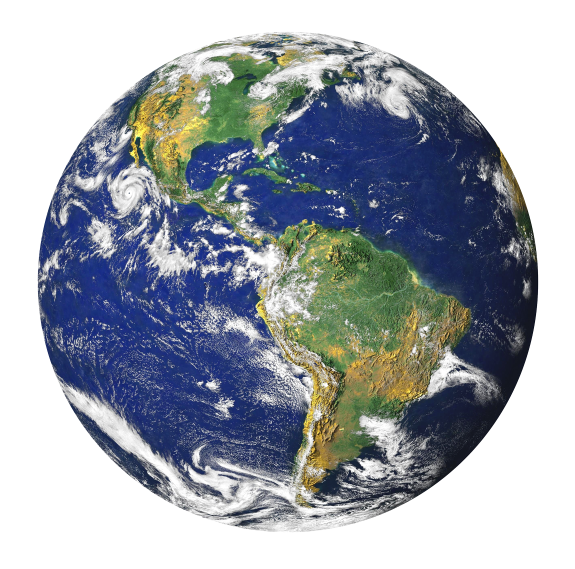
#> input picture earth.png, 1150 x 1137 px (shown at 1/2 size)
$ jupyter execute testing.ipynb
#> lines starting #> are read from the running program, lines starting #| are printed output that depends on the picture; after the words box and inside, x2 and y2 are one past the last pixel; in counts of white or black regions, pixels touching at a corner belong together
[cell 1]
from PIL import Image
import numpy as np
import matplotlib.pyplot as plt

[cell 2]
img = Image.open("earth.png")
#> img is the input picture: PIL image 1150x1137 RGBA; mean R, G, B, A 158.9, 164.9, 173.1, 153.5
img

[cell 3]
compressed_size = (21, 21)
img_compressed = img.resize(compressed_size, resample=Image.Resampling.BILINEAR)
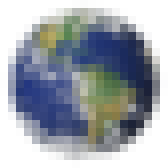
#> img_compressed: PIL image 21x21 RGBA (shown 8 times larger); mean R, G, B, A 72.9, 79.5, 89, 153.5; transparent parts drawn white

[cell 4]
img_compressed_arr = np.array(img_compressed)

# modify the alpha channel
for pixel in np.nditer(img_compressed_arr[:,:,3], op_flags=["readwrite"], order="C"):
  if pixel < 200:
    pixel[...] = 0
#> this loop made 441 passes

# img_compressed_arr[:,:,3]

plt.imshow(img_compressed_arr[:,:,3], cmap='gray', vmin=0, vmax=255)
# plt.legend()
plt.show()
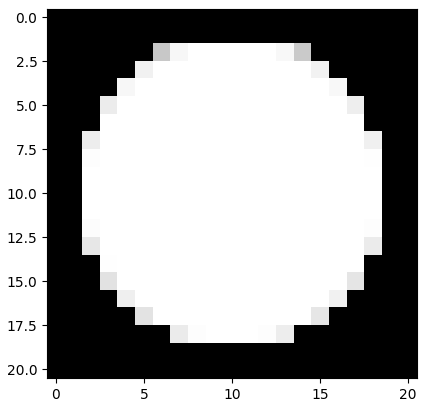
#> figure drawn by matplotlib, 1 panel

[cell 5]
img_restored = Image.fromarray(img_compressed_arr).resize(img.size, Image.Resampling.NEAREST)
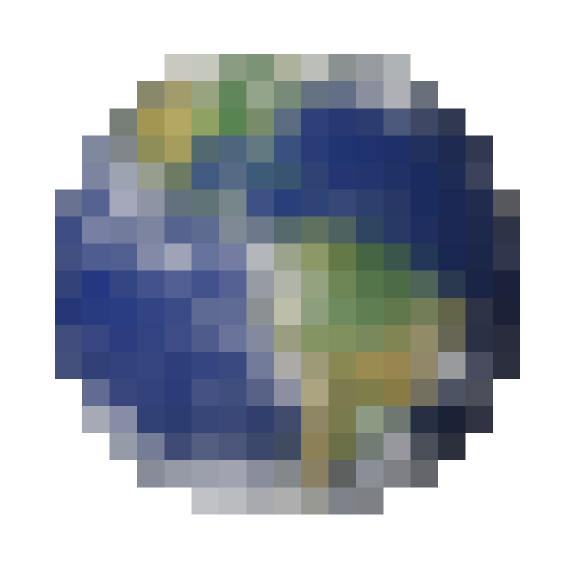
#> img_restored: PIL image 1150x1137 RGBA (shown at 1/2 size); mean R, G, B, A 72.8, 79.5, 88.9, 139.4; transparent parts drawn white
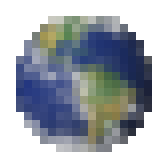
#> img_compressed_arr: shape (21, 21, 4) (shown 8 times larger); 19.5% of pixels changed, all inside (x1, y1, x2, y2) = (0, 0, 21, 21); transparent parts drawn white
img_restored
